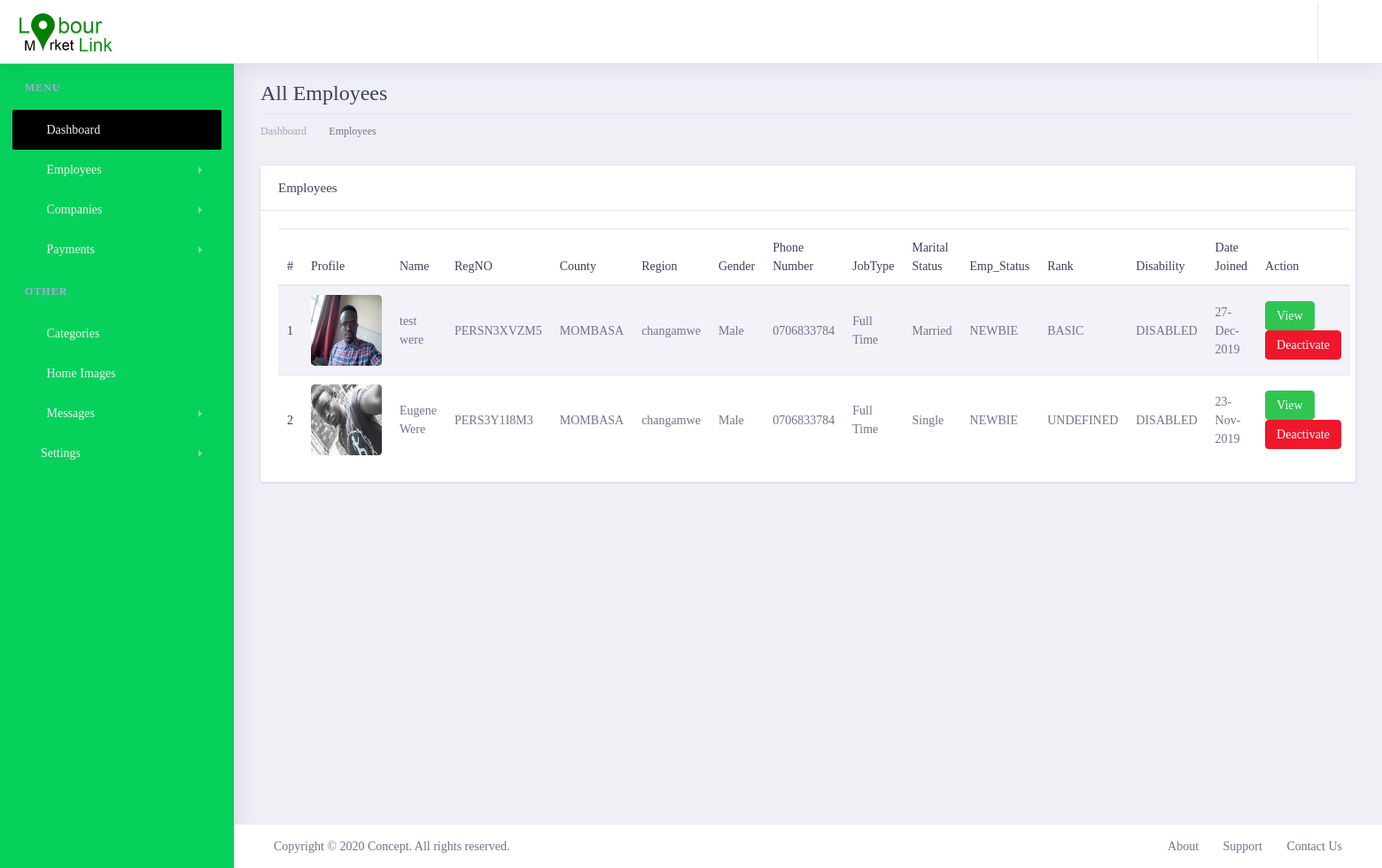
The app's page /lmladmin/allemployees/ (signed in), older data.
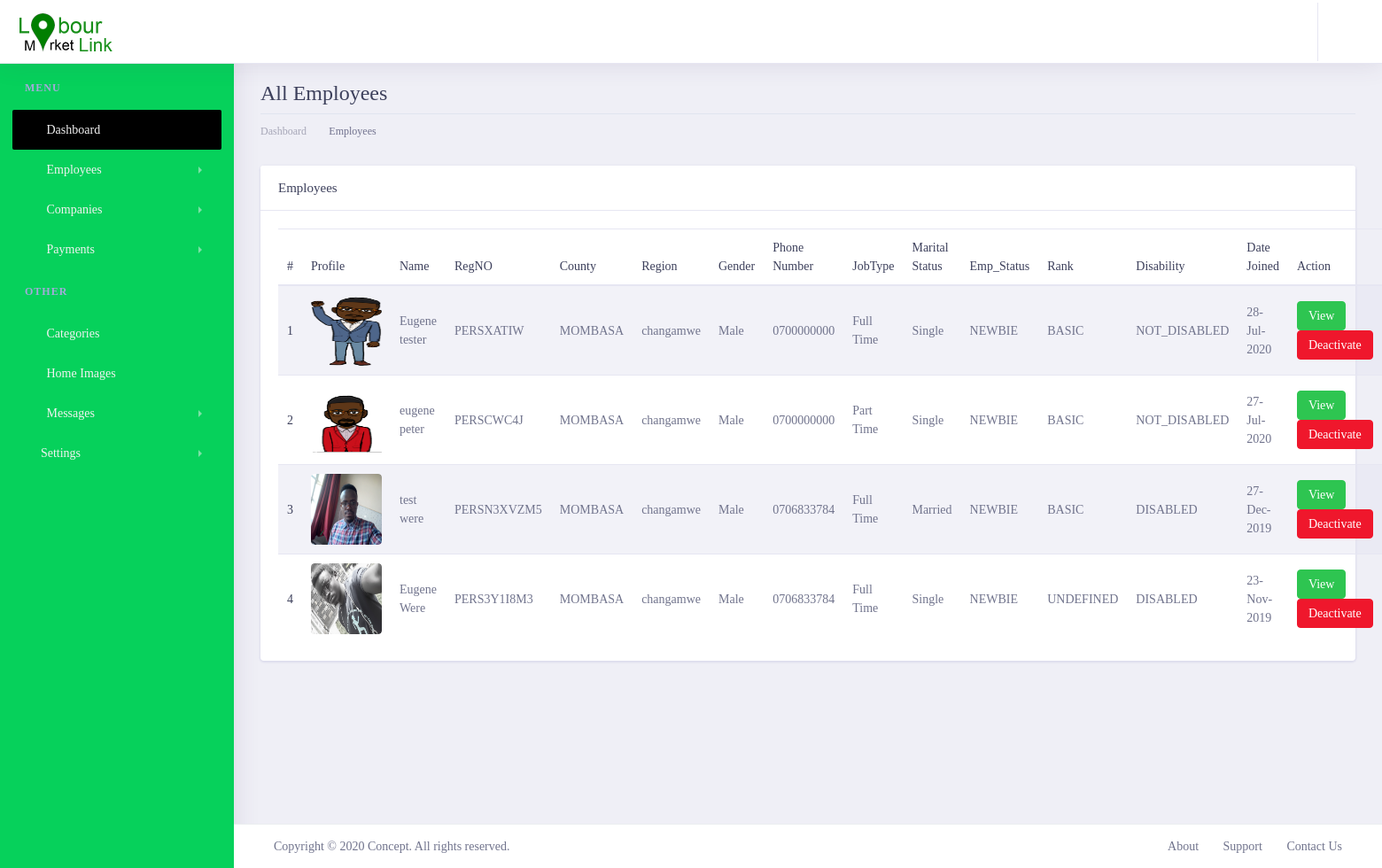
The same page, newer data.
### lmlappadmin/models.py (models this page shows, shortened)
class Customer(get_user_model()):
    profile_image = models.ImageField(max_length=200, upload_to='customerImages', null=True, blank=True)
    regpayment = models.ForeignKey(CustomerPayments, on_delete=models.CASCADE, null=True, blank=True)
    country = models.CharField(max_length=100,null=False, blank=False)
    county = models.ForeignKey(County, on_delete=models.CASCADE, null=False, blank=False)
    region = models.ForeignKey(Region, on_delete=models.CASCADE, null=False, blank=False)
    gender = models.CharField(max_length=100,null=False, blank=False)
    category = models.ForeignKey(Category, on_delete=models.CASCADE, max_length=200, null=False, blank=False)
    phone_number = models.CharField(max_length=20, null=False, blank=False)
    date_of_birth = models.DateField(default=datetime.datetime.now)
    landmark = models.CharField(max_length=100,null=True, blank=True)
    huduma_no = models.CharField(max_length=100,null=True, blank=True)
    job_type = models.CharField(max_length=200, null=False, blank=False)
    disability = models.TextField(null=True, blank=True)
    marital_status = models.CharField(max_length=100,null=True, blank=True)
    created_at = models.DateTimeField(auto_now_add=True)
    updated_at = models.DateTimeField(auto_now=True)
    biography = models.TextField()
    PERSONNEL_STATUS = {
        ('NEWBIE', 'Newbie'),
        ('REGISTERED_CONFIRMED', 'Registerd_confirmed'),
        ('DEACTIVATED', 'Deactivated'),
    }
    status = models.CharField(choices=PERSONNEL_STATUS, default='NEWBIE', max_length=200, null=False, blank=False)
    RANK_STATUS = {
        ('BASIC', 'Basic'),
        ('PREMIUM', 'Premium'),
        ('ULTIMATE', 'Ultimate'),
    }
    rank_status = models.CharField(choices=RANK_STATUS, default='BASIC', max_length=200, null=False, blank=False)
    DISABILITY_STATUS=[
        ('DISABLED','Disabled'),
        ('NOT_DISABLED','Not_Disabled')
    ]
    disability_status =models.CharField(choices=DISABILITY_STATUS, default='NOT_DISABLED', max_length=200, null=True, blank=False)
    class Meta:
        verbose_name = 'Customer'
        verbose_name_plural = 'Customers'
    @property
    def customer_reg_no(self):
        regno = CustomerRegNo.objects.filter(customer=self).first()
        if regno:
            return regno.personel_reg_no
        else:
            return 'NO_REGNO_ON_THIS_GUY'

class CustomerRegNo(models.Model):
    customer = models.ForeignKey(Customer, on_delete=models.CASCADE)
    personel_reg_no = models.CharField(max_length=100, null=False, blank=False, unique=True)
    created_at = models.DateTimeField(auto_now_add=True)
    updated_at = models.DateTimeField(auto_now=True)

class County(models.Model):
    county_number = models.IntegerField(null=False,blank=False)
    county = models.CharField(max_length=200,null=False,blank=False)
    created_at = models.DateTimeField(auto_now_add=True)
    updated_at = models.DateTimeField(auto_now=True)
    def __str__(self):
        return '%s' % (self.county)

class Region(models.Model):
    county_number = models.IntegerField(null=False,blank=False)
    region = models.CharField(max_length=200,null=False,blank=False)
    ward = models.CharField(max_length=200,null=False,blank=False)
    created_at = models.DateTimeField(auto_now_add=True)
    updated_at = models.DateTimeField(auto_now=True)
    def __str__(self):
        return '%s' % (self.region)

### lmlappadmin/views.py (the view)
# urls.py: path('allemployees/',views.employees, name='employees'),
@login_required()
def employees(request):
    employees = Customer.objects.order_by('-created_at')
    context = {
        'title': 'Employees',
        'customers': employees,
    }
    return render(request,'employee/allemployees.html', context)

### lmlapp/templatetags/call_methods.py (called while the page is built)
@register.filter(name='contactushome')
def comments(request):
    contactushome = ContactUsHome.objects.filter(status="UNREAD").order_by("-created_at")
    if contactushome is not None:
        return contactushome
    return False

@register.filter(name='contactushomecount')
def commentscount(request):
    contactushomecount = ContactUsHome.objects.count()
    if contactushomecount > 0:
        return contactushomecount
    return False

### lmlappadmin/templates/employee/allemployees.html
{% extends 'admin/layout.html' %}
{% load static %}
{% block content %}
       <div class="dashboard-wrapper ml-0">
            <div class="container-fluid  dashboard-content">
                <div class="row">
                    <div class="col-xl-12 col-lg-12 col-md-12 col-sm-12 col-12">
                        <div class="page-header">
                            <h2 class="pageheader-title"> All Employees</h2>
                            <div class="page-breadcrumb">
                                <nav aria-label="breadcrumb">
                                    <ol class="breadcrumb">
                                        <li class="breadcrumb-item"><a href="{% url 'LMLAdmin:home' %}" class="breadcrumb-link">Dashboard</a></li>
                                        <li class="breadcrumb-item active" aria-current="page">Employees</li>
                                    </ol>
                                </nav>
                            </div>
                        </div>
                    </div>
                </div>
                <div class="row">
                    <div class="col-xl-12 col-lg-12 col-md-12 col-sm-12 col-12">
                            <div class="card">
                                <h5 class="card-header">Employees</h5>
                                <div class="card-body">
                                    <table class="table table-striped">
                                        <thead>
                                            <tr>
                                                <th scope="col">#</th>
                                                <th scope="col">Profile</th>
                                                <th scope="col">Name</th>
                                                <th scope="col">RegNO</th>
                                                <th scope="col">County</th>
                                                <th scope="col">Region</th>
                                                <th scope="col">Gender</th>
                                                <th scope="col">Phone Number</th>
                                                <th scope="col">JobType</th>
                                                <th scope="col">Marital Status</th>
                                                <th scope="col">Emp_Status</th>
                                                <th scope="col">Rank</th>
                                                <th scope="col">Disability</th>
                                                <th scope="col">Date Joined</th>
                                                <th scope="col">Action</th>
                                            </tr>
                                        </thead>
                                        <tbody>
                                            {% for employee in customers %}
                                                <tr>
                                                    <th scope="row">{{forloop.counter}}</th>
                                                    <td>
                                                        <div style="width: 80px; height: 80px; overflow: hidden;" class="rounded">
                                                            <img class="w-100 h-100 rounded" src="{{ employee.profile_image.url }}" alt="">
                                                        </div>
                                                    </td>
                                                    <td>{{employee.first_name}} {{ employee.last_name }}</td>
                                                    <td>{{employee.customer_reg_no}}</td>
                                                    <td>{{employee.county}}</td>
                                                    <td>{{employee.region}}</td>
                                                    <td>{{employee.gender}}</td>
                                                    <td>{{employee.phone_number}}</td>
                                                    <td>{{employee.job_type }}</td>
                                                    <td>{{employee.marital_status}}</td>
                                                    <td>{{employee.status}}</td>
                                                    <td>{{employee.rank_status}}</td>
                                                    <td>{{employee.disability_status}}</td>
                                                    <td>{{employee.created_at|date:'d-M-Y'}}</td>
                                                    <td>
                                                        <a href="" class="btn btn-success btn-sm rounded">View</a>
                                                        <a href="" class="btn btn-danger btn-sm rounded">Deactivate</a>
                                                    </td>
                                                </tr>
                                            {%  endfor  %}
                                        </tbody>
                                    </table>
                                </div>
                            </div>
                        </div>
                </div>
            </div>
        </div>
{% endblock content %}

### lmlappadmin/templates/admin/layout.html (shortened to what this page needs)
<!doctype html>
{% load humanize %}
{% load static %}
{% load call_methods %}
<html lang="en">
<head>
    <link rel="stylesheet" href="{% static 'assets/vendor/bootstrap/css/bootstrap.min.css' %}">
    <link href="{% static 'assets/vendor/fonts/circular-std/style.css' %}" rel="stylesheet">
    <link rel="stylesheet" href="{% static 'assets/libs/css/style.css' %}">
    <link rel="stylesheet" href="{% static 'assets/vendor/fonts/fontawesome/css/fontawesome-all.css' %}">
    <link rel="stylesheet" href="{% static 'assets/vendor/charts/chartist-bundle/chartist.css' %}">
    <link rel="stylesheet" href="{% static 'assets/vendor/charts/morris-bundle/morris.css' %}">
    <link rel="stylesheet" href="{% static 'assets/vendor/fonts/material-design-iconic-font/css/materialdesignicons.min.css' %}">
    <link rel="stylesheet" href="{% static 'assets/vendor/charts/c3charts/c3.css' %}">
    <link rel="stylesheet" href="{% static 'assets/vendor/fonts/flag-icon-css/flag-icon.min.css' %}">
     <link rel="stylesheet" href="https://cdnjs.cloudflare.com/ajax/libs/sweetalert/1.1.3/sweetalert.min.css">
    <link rel="stylesheet" type="text/css" href="https://cdn.datatables.net/v/bs4/dt-1.10.20/datatables.min.css"/>
</head>
<body>
    <div class="dashboard-main-wrapper">
        <div class="dashboard-header">
            <nav class="navbar navbar-expand-lg bg-white fixed-top">
                <a class="navbar-brand" href="{% url 'LMLAdmin:home' %}"><img src="{% static 'assets/img/LML4.png' %}" alt=""></a>
                <div class="collapse navbar-collapse " id="navbarSupportedContent">
                    <ul class="navbar-nav ml-auto navbar-right-top">
                        <li class="nav-item dropdown notification">
                            <a class="nav-link nav-icons" href="#" id="navbarDropdownMenuLink1" data-toggle="dropdown" aria-haspopup="true" aria-expanded="false">
                                <i class="fas fa-fw fa-bell"></i>
                            </a>
                        </li>
                        <li class="nav-item dropdown nav-user">
                            <a class="nav-link nav-user-img" href="#" id="navbarDropdownMenuLink2" data-toggle="dropdown" aria-haspopup="true" aria-expanded="false">
                                <i class="fa fa-user user-avatar-md rounded-circle"> </i>
                            </a>
                        </li>
                    </ul>
                </div>
            </nav>
        </div>
        <div class="nav-left-sidebar sidebar-dark">
            <div class="menu-list">
                <nav class="navbar navbar-expand-lg navbar-light">
                    <div class="collapse navbar-collapse" id="navbarNav">
                        <ul class="navbar-nav flex-column">
                            <li class="nav-divider">
                                Menu
                            </li>
                            <li class="nav-item ">
                                <a class="nav-link active" href="{% url 'LMLAdmin:home' %}"><i class="fa fa-fw fa-user-circle"></i>Dashboard <span class="badge badge-success">6</span></a>
                            </li>
                            <li class="nav-item">
                                <a class="nav-link" href="#" data-toggle="collapse" aria-expanded="false" data-target="#submenu-2" aria-controls="submenu-2"><i class="fa fa-fw fa-rocket"></i>Employees</a>
                            </li>
                            <li class="nav-item">
                                <a class="nav-link" href="#" data-toggle="collapse" aria-expanded="false" data-target="#submenu-5" aria-controls="submenu-5"><i class="fas fa-fw fa-table"></i>Companies</a>
                            </li>
                            <li class="nav-item">
                                <a class="nav-link" href="#" data-toggle="collapse" aria-expanded="false" data-target="#submenu-51" aria-controls="submenu-5"><i class="fas fa-fw fa-money-bill-alt"></i>Payments</a>
                            </li>
                            <li class="nav-divider">
                                Other
                            </li>
                            <li class="nav-item">
                                <a class="nav-link" href="{% url 'LMLAdmin:categories' %}" ><i class="fas fa-fw fa-inbox"></i>Categories <span class="badge badge-secondary">New</span></a>
                            </li>
                            <li class="nav-item">
                                <a class="nav-link" href="{% url 'LMLAdmin:carouselImages' %}" ><i class="fas fa-fw fa-inbox"></i>Home Images <span class="badge badge-secondary">New</span></a>
                            </li>
                            <li class="nav-item">
                                <a class="nav-link" href="#" data-toggle="collapse" aria-expanded="false" data-target="#submenu-9" aria-controls="submenu-9"><i class="fas fa-fw fa-map-marker-alt"></i>Messages</a>
                            </li>
                            <li class="nav-item">
                                <a class="nav-link" href="#" data-toggle="collapse" aria-expanded="false" data-target="#submenu-10" aria-controls="submenu-10"><i class="fas fa-f fa-folder"></i>Settings</a>
                            </li>
                        </ul>
                    </div>
                </nav>
            </div>
        </div>
        <div class="dashboard-wrapper">
            {% block content %}
            {% endblock content %}
            <div class="footer">
                <div class="container-fluid">
                    <div class="row">
                        <div class="col-xl-6 col-lg-6 col-md-6 col-sm-12 col-12">
                             Copyright ©
                            <script> var yr = new Date; document.write(yr.getFullYear());</script> Concept. All rights reserved.
                        </div>
                        <div class="col-xl-6 col-lg-6 col-md-6 col-sm-12 col-12">
                            <div class="text-md-right footer-links d-none d-sm-block">
                                <a href="javascript: void(0);">About</a>
                                <a href="javascript: void(0);">Support</a>
                                <a href="javascript: void(0);">Contact Us</a>
                            </div>
                        </div>
                    </div>
                </div>
            </div>
        </div>
    </div>
    {% load sweetify %}
</body>
</html>

Row changes from the older to the newer data that the page shows:
added Customer: profile_image (picture), first_name "Eugene", last_name "tester", customer_reg_no "PERSXATIW", county "MOMBASA", region "changamwe", gender "Male", phone_number "0700000000", job_type "Full Time", marital_status "Single", status "NEWBIE", rank_status "BASIC", disability_status "NOT_DISABLED", created_at "28-Jul-2020"
added Customer: profile_image (picture), first_name "eugene", last_name "peter", customer_reg_no "PERSCWC4J", county "MOMBASA", region "changamwe", gender "Male", phone_number "0700000000", job_type "Part Time", marital_status "Single", status "NEWBIE", rank_status "BASIC", disability_status "NOT_DISABLED", created_at "27-Jul-2020"
